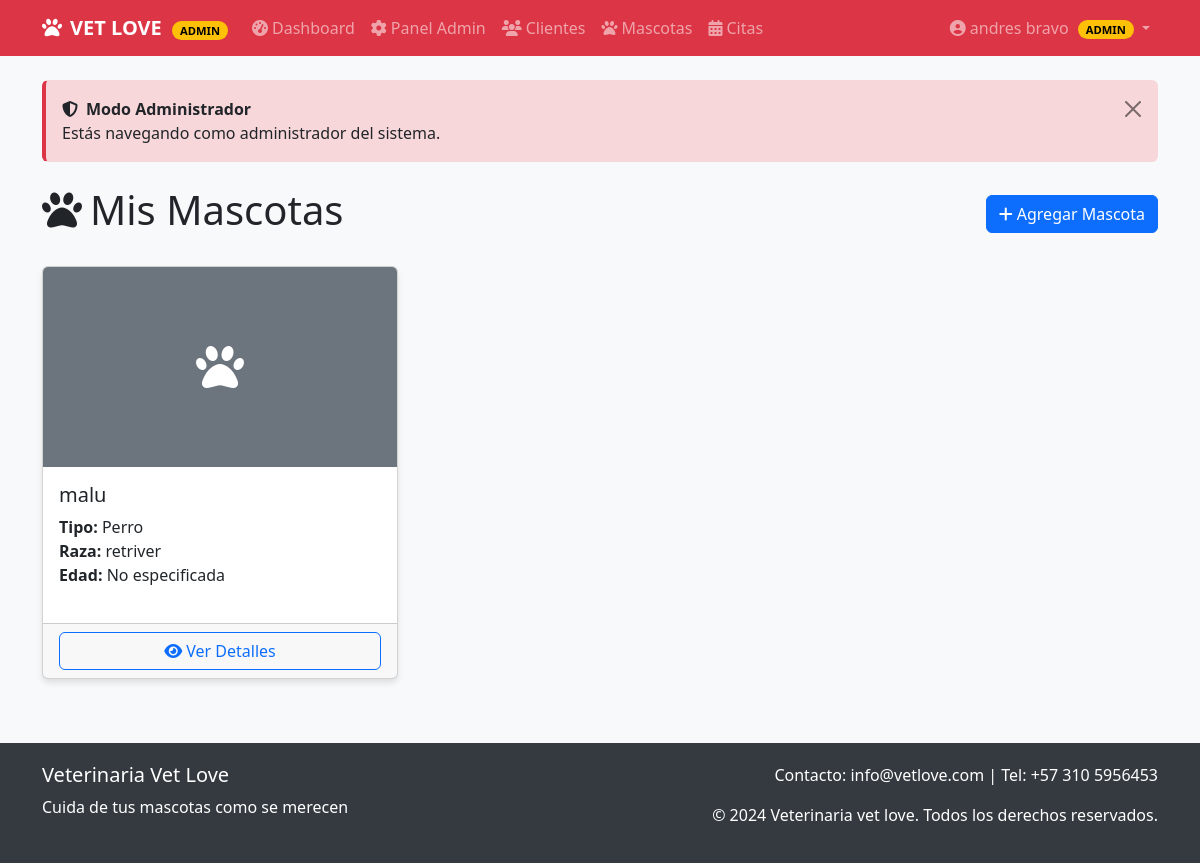
Before: /mascotas/ (signed in) with the older database file.
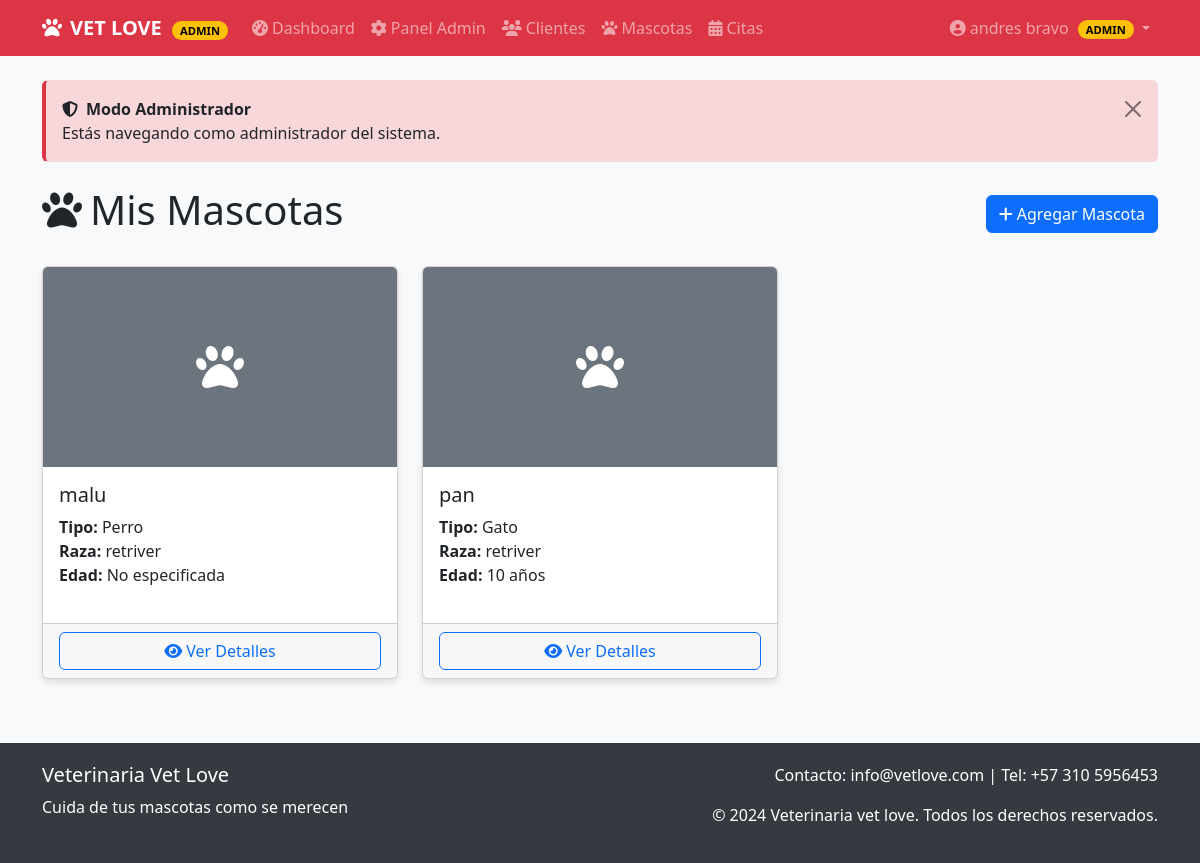
After: the same page with the newer database file.
### mascotas/models.py (models this page shows, shortened)
class Mascota(models.Model):
    TIPO_CHOICES = [
        ('perro', 'Perro'),
        ('gato', 'Gato'),
        ('ave', 'Ave'),
        ('roedor', 'Roedor'),
        ('reptil', 'Reptil'),
        ('otro', 'Otro'),
    ]
    SEXO_CHOICES = [
        ('macho', 'Macho'),
        ('hembra', 'Hembra'),
    ]
    nombre = models.CharField(max_length=100, verbose_name="Nombre")
    tipo = models.CharField(max_length=10, choices=TIPO_CHOICES, verbose_name="Tipo")
    raza = models.CharField(max_length=100, blank=True, verbose_name="Raza")
    sexo = models.CharField(max_length=10, choices=SEXO_CHOICES, verbose_name="Sexo")
    fecha_nacimiento = models.DateField(null=True, blank=True, verbose_name="Fecha de nacimiento")
    cliente = models.ForeignKey(Cliente, on_delete=models.CASCADE, related_name='mascotas', verbose_name="Cliente")
    foto = models.ImageField(upload_to='mascotas/', null=True, blank=True, verbose_name="Foto")
    caracteristicas = models.TextField(blank=True, verbose_name="Características")
    fecha_registro = models.DateTimeField(auto_now_add=True, verbose_name="Fecha de registro")
    def edad(self):
        from datetime import date
        if self.fecha_nacimiento:
            today = date.today()
            return today.year - self.fecha_nacimiento.year - (
                (today.month, today.day) < (self.fecha_nacimiento.month, self.fecha_nacimiento.day)
            )
        return None
    class Meta:
        verbose_name = "Mascota"
        verbose_name_plural = "Mascotas"
        ordering = ['nombre']

### mascotas/views.py (the view)
# urls.py: path('', views.lista_mascotas, name='lista_mascotas'),
@login_required
def lista_mascotas(request):
    if not hasattr(request.user, 'cliente'):
        return render(request, 'mascotas/lista_mascotas.html', {
            'mascotas': None,
            'es_cliente': False
        })
    try:
        cliente = request.user.cliente
        mascotas = Mascota.objects.filter(cliente=cliente)
        return render(request, 'mascotas/lista_mascotas.html', {
            'mascotas': mascotas,
            'es_cliente': True
        })
    except Exception as e:
        return render(request, 'mascotas/lista_mascotas.html', {
            'mascotas': None,
            'es_cliente': False,
            'error': str(e)
        })

### mascotas/templates/mascotas/lista_mascotas.html (shortened to what this page needs)
{% extends 'base.html' %}
{% block content %}
<div class="d-flex justify-content-between align-items-center mb-4">
    <h1><i class="fas fa-paw me-2"></i>Mis Mascotas</h1>
    <a href="{% url 'mascotas:agregar_mascota' %}" class="btn btn-primary">
        <i class="fas fa-plus me-1"></i>Agregar Mascota
    </a>
</div>
{% if not es_cliente %}
<div class="alert alert-warning">
    <h4 class="alert-heading"><i class="fas fa-exclamation-triangle me-2"></i>Perfil Incompleto</h4>
    <p>Debes completar tu perfil antes de poder gestionar tus mascotas.</p>
    <hr>
    <a href="{% url 'clientes:crear_perfil_cliente' %}" class="btn btn-primary">
        <i class="fas fa-user-plus me-1"></i>Completar Mi Perfil
    </a>
</div>
{% elif mascotas %}
<div class="row">
    {% for mascota in mascotas %}
    <div class="col-md-4 mb-4">
        <div class="card h-100">
            {% if mascota.foto %}
            <img src="{{ mascota.foto.url }}" class="card-img-top" alt="{{ mascota.nombre }}" style="height: 200px; object-fit: cover;">
            {% else %}
            <div class="card-img-top bg-secondary d-flex align-items-center justify-content-center" style="height: 200px;">
                <i class="fas fa-paw fa-3x text-white"></i>
            </div>
            {% endif %}
            <div class="card-body">
                <h5 class="card-title">{{ mascota.nombre }}</h5>
                <p class="card-text">
                    <strong>Tipo:</strong> {{ mascota.get_tipo_display }}<br>
                    <strong>Raza:</strong> {{ mascota.raza|default:"No especificada" }}<br>
                    <strong>Edad:</strong> {% if mascota.edad %}{{ mascota.edad }} años{% else %}No especificada{% endif %}
                </p>
            </div>
            <div class="card-footer">
                <div class="d-grid gap-2">
                    <a href="{% url 'mascotas:detalle_mascota' mascota.id %}" class="btn btn-outline-primary">
                        <i class="fas fa-eye me-1"></i>Ver Detalles
                    </a>
                </div>
            </div>
        </div>
    </div>
    {% endfor %}
</div>
{% endif %}
{% endblock %}

Changed rows visible on the page:
added Mascota: nombre "pan", tipo "Gato", raza "retriver", edad "10"
